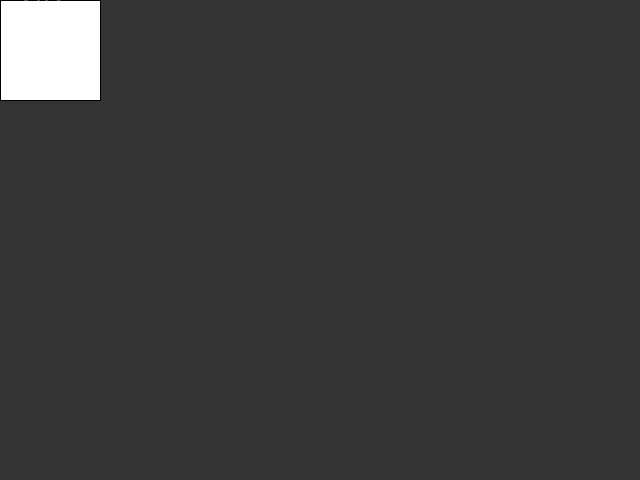
Frame 1 (no input)
Frame 60 (the mouse pressed at the canvas centre just before this capture): identical to frame 1, image omitted
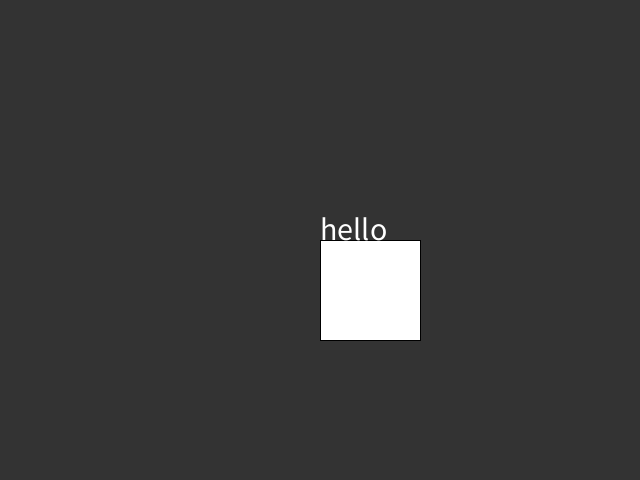
Frame 120 (the mouse held since frame 60 and released just before this capture)

The Processing sketch that drew these frames (run headless with seeded random() and noise(); from frame 60 on, the mouse is pressed at the canvas centre):

// Processing sketch: variables_and_functions
// ── variables_and_functions.pde
int size = 100;
String test = "hello";

void setup()
{
   size(640, 480);  
}

void draw()
{
  background(51);
  
  square(mouseX, mouseY, size);
  
  textSize(32);
  text( test, mouseX, mouseY);
}
